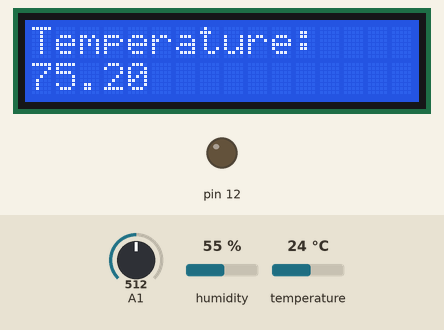
A sketch run on a simulated Arduino Uno, built with avr-gcc and run on an emulated ATmega328P. Shown: 16×2 character LCD, output pins drawn as LEDs (lit = HIGH). Inputs (shaded band) come from the test bench; at power-on: A1 = 512, humidity 55 %, temperature 24 °C. What the sketch prints to the serial monitor is not drawn.

Above: at 2.7 s.
2.8 s: A1 set to 959
At 7.0 s:
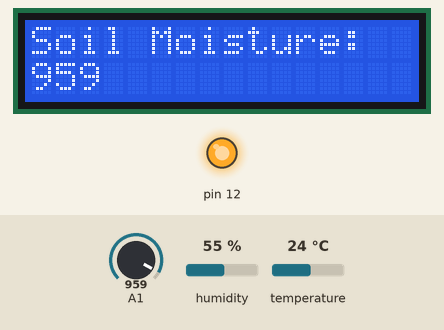
8.2 s: A1 set to 991
At 14.2 s:
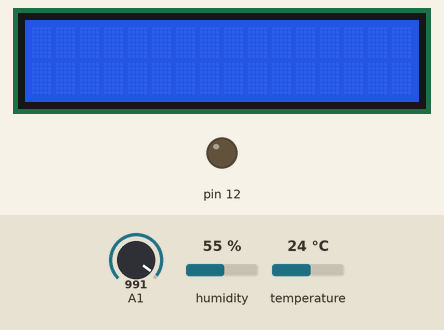
18.5 s: humidity set to 22 %
At 21.4 s:
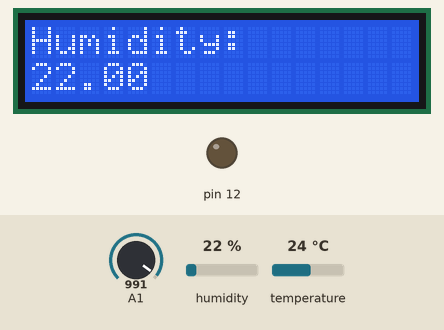
22.6 s: temperature set to 12 °C
At 25.6 s:
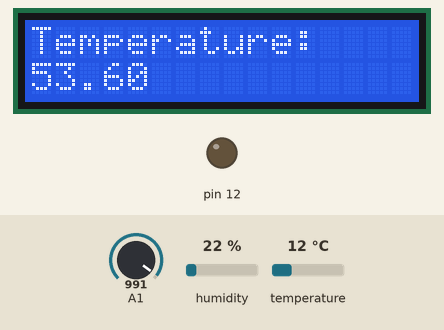
26.7 s: humidity set to 40 %
At 30.8 s:
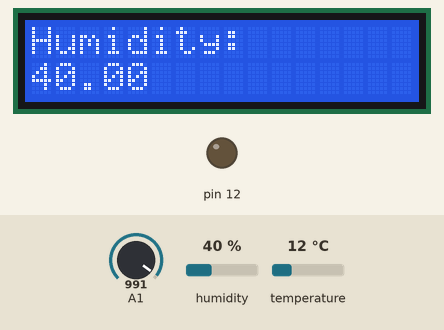
31.8 s: A1 set to 1023
At 34.3 s:
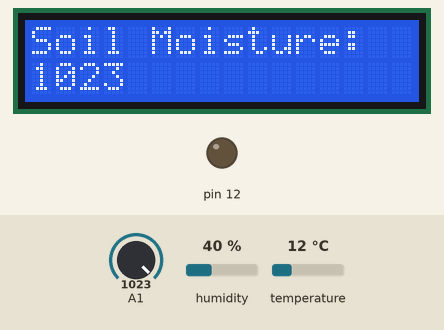
Timing chart, 0 to 35.8 s (numbered marks = the images above; inputs shaded):
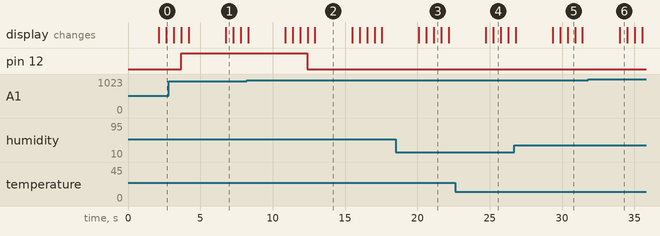

The sketch:

Automatic_Irrigation_and_Plant_Watering_System.ino
```cpp
#include <Wire.h>
#include <LiquidCrystal_I2C.h>
#include <DHT.h>

#define DHT11PIN 3
#define DHTTYPE DHT11

DHT dht(DHT11PIN, DHTTYPE);
LiquidCrystal_I2C lcd(0x20, 16, 2); // Set the LCD address to 0x27 for a 16x2 display

int percentage= 0;
int soilMoistureValue = 0;
int chk = 0; // Digital pin for DHT11 sensor

void setup() {
  lcd.init();         // Initialize the LCD
  lcd.backlight();    // Turn on the backlight
  dht.begin();
  pinMode(12,OUTPUT);
  Serial.begin(9600);
}

void loop() {
  delay(2000);
  soilMoistureValue = analogRead(A1);
  chk = dht.read(3);
  float humidity = dht.readHumidity(true);
  float temp = dht.readTemperature(true);
  percentage = map(soilMoistureValue, 490, 1023, 100, 0);

  lcd.setCursor(0, 0);
  lcd.print("Soil Moisture:");
  lcd.setCursor(0, 1);
  lcd.print(soilMoistureValue);

  delay(500);
  lcd.clear();

  lcd.setCursor(0, 0);
  lcd.print("Temperature: ");
  lcd.setCursor(0, 1);
  lcd.print(temp);

  delay(500);
  lcd.clear();

  lcd.setCursor(0, 0);
  lcd.print("Humidity: ");
  lcd.setCursor(0, 1);
  lcd.print(humidity);

  delay(500);
  lcd.clear();

  if(percentage < 10){
    Serial.println(" pump is off");
    digitalWrite(12,LOW);
    lcd.setCursor(0, 0);
    lcd.print("Pump is off");
    delay(500);
    lcd.clear();
    }
  if(percentage >80){
    Serial.println("pump is on");
    digitalWrite(12,HIGH);
    lcd.setCursor(0, 0);
    lcd.print("Pump is on");
    delay(500);
    lcd.clear();
    }

  Serial.print("Soil Moisture: ");
  Serial.print(soilMoistureValue);
  Serial.print(", Temperature: ");
  Serial.print(temp);
  Serial.print(", Humidity: ");
  Serial.print(humidity);
  Serial.println("%");

  delay(500); // Read and update every 1 second
}
```

Measured:
- the behaviour switches between 975 and 976 on A1 (found by bisection; images 1 and 2)
- after the input at 8.2 s, pin 12: HIGH → LOW after 4.2 s
- what the display in image 1 shows lasts 0.5 s, from 6.8 s to 7.3 s
- what the display in image 2 shows lasts 2.6 s, from 12.9 s to 15.5 s
